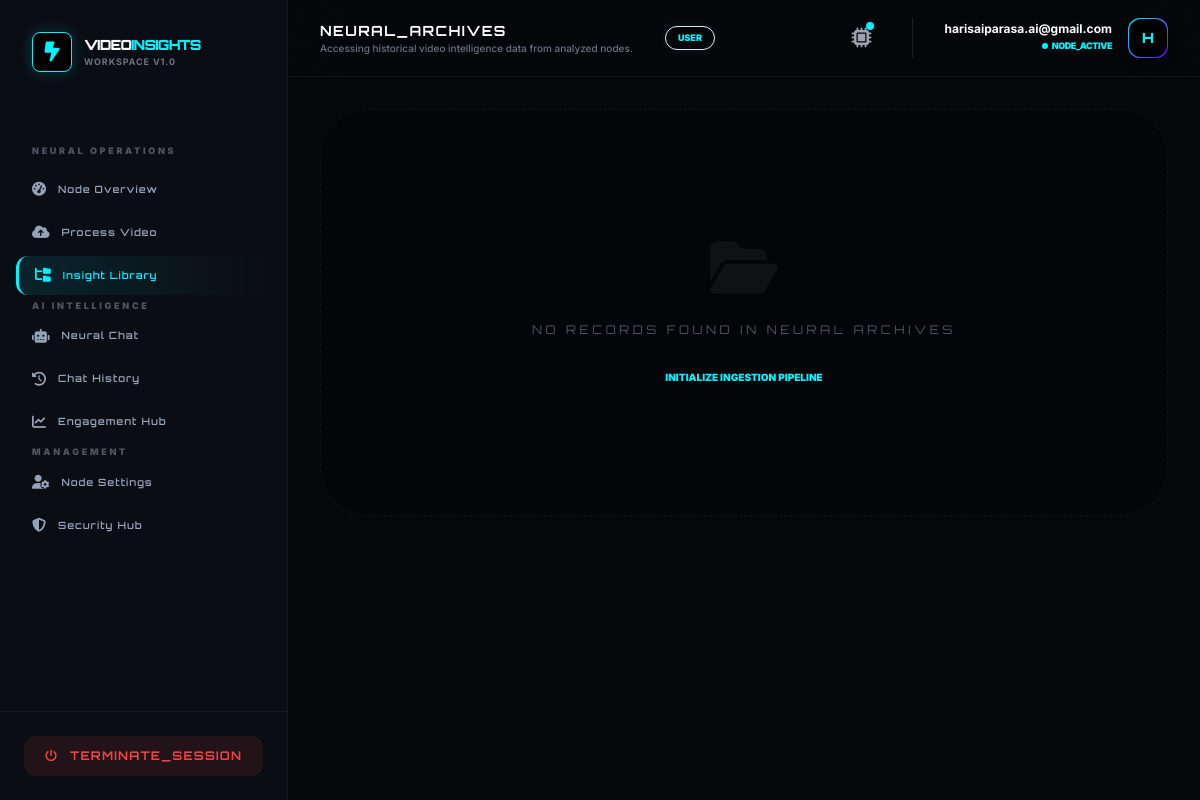
Page /portal/library/ (signed in) on the earlier database version.
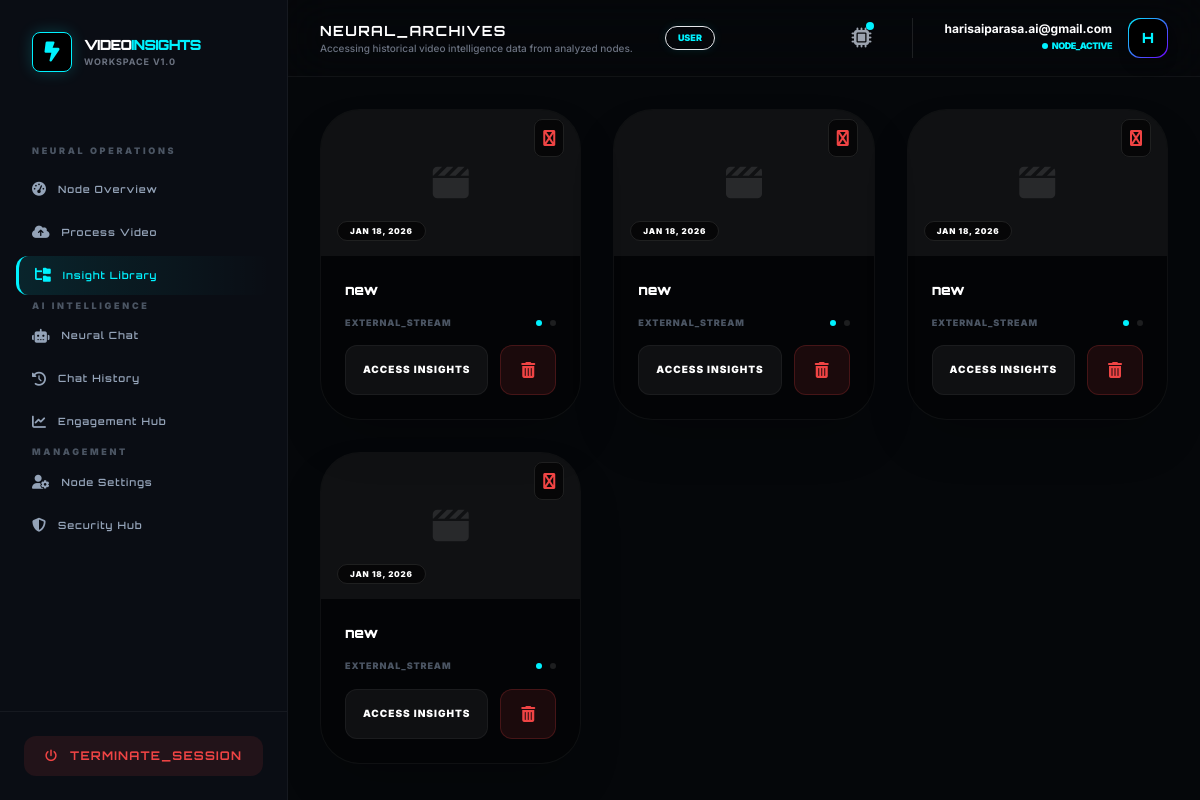
Same page on the later database version.
### videos/models.py (models this page shows)
class VideoAnalysis(models.Model):
    user = models.ForeignKey(settings.AUTH_USER_MODEL, on_delete=models.CASCADE)
    title = models.CharField(max_length=255)
    video_file = models.FileField(upload_to='videos/', null=True, blank=True)
    youtube_url = models.URLField(null=True, blank=True)
    transcript = models.TextField(null=True, blank=True)
    summary = models.TextField(null=True, blank=True)
    keywords = models.JSONField(default=list)
    engagement_data = models.JSONField(default=list, null=True, blank=True)
    objects_detected = models.JSONField(default=list)
    key_moments = models.JSONField(default=list, blank=True)
    activity_type = models.CharField(max_length=100, default="General Analysis")
    human_presence_data = models.JSONField(default=dict, null=True, blank=True)
    face_detection_data = models.JSONField(default=dict, null=True, blank=True)
    activity_ml_data = models.JSONField(default=dict, null=True, blank=True)
    ml_processed = models.BooleanField(default=False)
    created_at = models.DateTimeField(auto_now_add=True)
    ai_processed = models.BooleanField(default=False)
    ai_failed = models.BooleanField(default=False)

### videos/views.py (the view)
# urls.py: path('library/', views.video_list, name='video_list'),
@login_required
def video_list(request):
    if hasattr(request.user, 'role') and request.user.role == 'admin':
        videos = VideoAnalysis.objects.all().order_by('-created_at')
    else:
        videos = VideoAnalysis.objects.filter(user=request.user).order_by('-created_at')
    return render(request, 'videos/library.html', {'videos': videos})

### templates/videos/library.html (shortened to what this page needs)
{% extends "base2.html" %}
{% block page_title %}NEURAL_ARCHIVES{% endblock %}
{% block page_subtitle %}Accessing historical video intelligence data from analyzed nodes.{% endblock %}
{% block content %}
<div class="grid grid-cols-1 md:grid-cols-2 lg:grid-cols-3 gap-8 animate-fade-in">
    {% for video in videos %}
    <div class="bg-black/40 border border-white/5 rounded-[2.5rem] overflow-hidden group hover:border-[var(--accent-cyan)]/30 transition-all shadow-2xl">
        <div class="aspect-video bg-white/5 flex items-center justify-center relative">
            <i class="fa fa-clapperboard text-4xl text-white/10 group-hover:text-[var(--accent-cyan)]/20 transition-all"></i>
            <div class="absolute top-4 right-4">
                {% if video.video_file %}
                    <span class="bg-black/60 backdrop-blur-md p-2 rounded-lg border border-white/10 text-[var(--accent-cyan)]">
                        <i class="fa fa-file-video"></i>
                    </span>
                {% else %}
                    <span class="bg-black/60 backdrop-blur-md p-2 rounded-lg border border-white/10 text-red-500">
                        <i class="fa fa-youtube"></i>
                    </span>
                {% endif %}
            </div>
            <div class="absolute bottom-4 left-4">
                <span class="bg-black/60 backdrop-blur-md text-[8px] font-black text-white px-3 py-1 rounded-full uppercase tracking-widest border border-white/10">
                    {{ video.created_at|date:"M d, Y" }}
                </span>
            </div>
        </div>
        <div class="p-6 space-y-4">
            <h3 class="orbitron text-sm font-black text-white truncate">{{ video.title }}</h3>
            <div class="flex items-center justify-between">
                <p class="text-[9px] font-black text-gray-600 uppercase tracking-widest">
                    {% if video.video_file %}MP4_BINARY_SOURCE{% else %}EXTERNAL_STREAM{% endif %}
                </p>
                <div class="flex gap-2">
                    <span class="w-1.5 h-1.5 rounded-full bg-[var(--accent-cyan)] animate-pulse"></span>
                    <span class="w-1.5 h-1.5 rounded-full bg-white/10"></span>
                </div>
            </div>
            <div class="flex gap-3 mt-4">
                <a href="{% url 'video_insight_detail' video.pk %}"
                   onclick="showNeuralLoader('{{ video.title }}')"
                   class="flex-1 py-4 rounded-xl bg-white/5 border border-white/5 text-center text-[10px] font-black text-white uppercase tracking-widest hover:bg-[var(--accent-cyan)] hover:text-black hover:shadow-[0_0_15px_var(--accent-cyan)] transition-all">
                    Access Insights
                </a>
                <button onclick="confirmPurge('{{ video.pk }}', '{{ video.title }}')"
                        class="px-5 py-3 rounded-xl bg-red-500/10 border border-red-500/20 text-red-500 hover:bg-red-500 hover:text-white transition-all">
                    <i class="fa fa-trash-can"></i>
                </button>
            </div>
        </div>
    </div>
    {% empty %}
    <div class="col-span-full py-32 text-center bg-black/20 border border-dashed border-white/5 rounded-[3rem]">
        <i class="fa fa-folder-open text-6xl text-white/5 mb-6"></i>
        <p class="orbitron text-xs text-gray-600 uppercase tracking-[0.3em]">No records found in neural archives</p>
        <a href="{% url 'upload_video' %}" class="mt-8 inline-block text-[10px] font-black text-[var(--accent-cyan)] uppercase hover:underline">Initialize Ingestion Pipeline</a>
    </div>
    {% endfor %}
</div>
{% endblock %}

Differences in the rows shown:
added VideoAnalysis: created_at "JAN 18, 2026", title "new", video_file "EXTERNAL_STREAM"
added VideoAnalysis: created_at "JAN 18, 2026", title "new", video_file "EXTERNAL_STREAM"
added VideoAnalysis: created_at "JAN 18, 2026", title "new", video_file "EXTERNAL_STREAM"
added VideoAnalysis: created_at "JAN 18, 2026", title "new", video_file "EXTERNAL_STREAM"
Other differences:
text no longer shown: "NO RECORDS FOUND IN NEURAL ARCHIVES INITIALIZE INGESTION PIPELINE"
